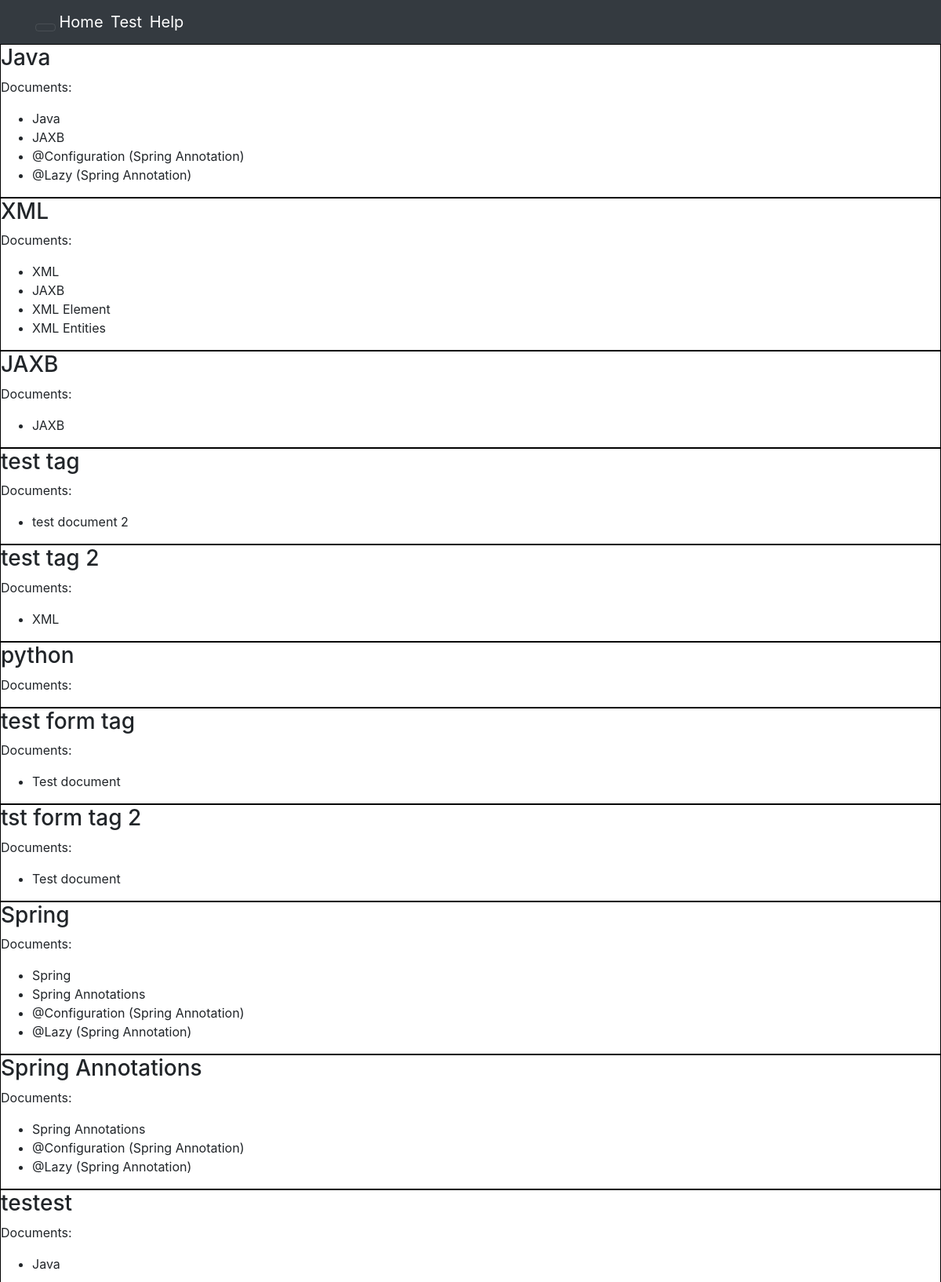
The page /notesfromxml/displaytags/ (upper part) on the database its author committed.
### notesfromxml/models.py (models this page shows, shortened)
class Tag(models.Model):
    tag_name = models.TextField()

class Tagmap(models.Model):
    tag = models.ForeignKey(
        'Tag',
        on_delete=models.CASCADE
    )
    document = models.ForeignKey(
        'Document',
        on_delete=models.CASCADE
    )

class Document(models.Model):
    document_name = models.TextField()
    document_text = models.TextField()
    document_image = models.ImageField(blank=True)  # This allows only 1 image for each document.

### notesfromxml/views.py (the view)
# urls.py: path('displaytags/', views.display_tags, name='display_tags'),
def display_tags(request):
    tags = Tag.objects.all()
    return render(request, 'notesfromxml/displaytags.html', {'tags': tags})

### notesfromxml/templates/notesfromxml/displaytags.html
{% extends 'notesfromxml/base.html' %}
{% block content %}
{% if tags %}
    {% for tag in tags %}
        <div style="border: 1px solid black">
            <h3>{{ tag.tag_name }}</h3>
            <div class="tabContainer">
            <p>Documents:</p>
                <ul>
                    {% for mapset in tag.tagmap_set.all %}
                        <li> {{ mapset.document.document_name}}</li>
                    {% endfor %}
                </ul>
            </div>
        </div>
    {% endfor %}
{% else %}
    <p>No tags found in the database.</p>
{% endif %}
{% endblock content %}

### rows shown on the page
Tag: tag_name "Java"
Tagmap: document.document_name "Java"
Tagmap: document.document_name "JAXB"
Tagmap: document.document_name "@Configuration (Spring Annotation)"
Tagmap: document.document_name "@Lazy (Spring Annotation)"
Tag: tag_name "XML"
Tagmap: document.document_name "XML"
Tagmap: document.document_name "JAXB"
Tagmap: document.document_name "XML Element"
Tagmap: document.document_name "XML Entities"
Tag: tag_name "JAXB"
Tagmap: document.document_name "JAXB"
Tag: tag_name "test tag"
Tagmap: document.document_name "test document 2"
Tag: tag_name "test tag 2"
Tagmap: document.document_name "XML"
Tag: tag_name "python"
Tag: tag_name "test form tag"
Tagmap: document.document_name "Test document"
Tag: tag_name "tst form tag 2"
Tagmap: document.document_name "Test document"
Tag: tag_name "Spring"
Tagmap: document.document_name "Spring"
Tagmap: document.document_name "Spring Annotations"
Tagmap: document.document_name "@Configuration (Spring Annotation)"
Tagmap: document.document_name "@Lazy (Spring Annotation)"
Tag: tag_name "Spring Annotations"
Tagmap: document.document_name "Spring Annotations"
Tagmap: document.document_name "@Configuration (Spring Annotation)"
Tagmap: document.document_name "@Lazy (Spring Annotation)"
Tag: tag_name "testest"
Tagmap: document.document_name "Java"
